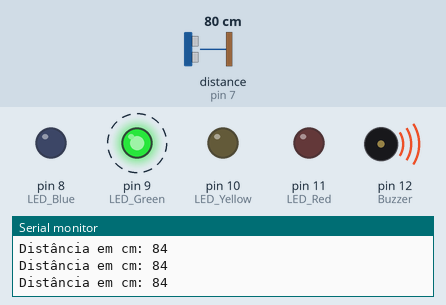
Recording of a sketch running on a simulated Arduino Uno, built with avr-gcc and run on an emulated ATmega328P. Parts: output pins drawn as LEDs (lit = HIGH), buzzer (waves = sounding, pin HIGH), the last lines printed to the serial monitor. Wiring (inferred from the names in the program): ultrasonic range finder: trigger pin 6; echo pin 7. Dashed ring = blinking. Inputs (shaded band) come from the test bench; at power-on: distance to the obstacle (sensor on pin 7) 80 cm. The echo pulse lasts 58.3 µs per cm; pins used as bus, display or sensor lines are not drawn.

Above: at 1.3 s.
1.4 s: distance to the obstacle (sensor on pin 7) set to 2 cm
At 1.58 s:
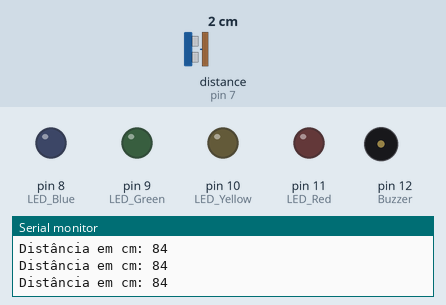
4.6 s: distance to the obstacle (sensor on pin 7) set to 7 cm
7.8 s: distance to the obstacle (sensor on pin 7) set to 10 cm
At 8.14 s:
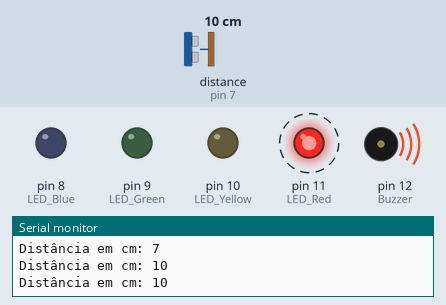
11.0 s: distance to the obstacle (sensor on pin 7) set to 27 cm
At 11.19 s:
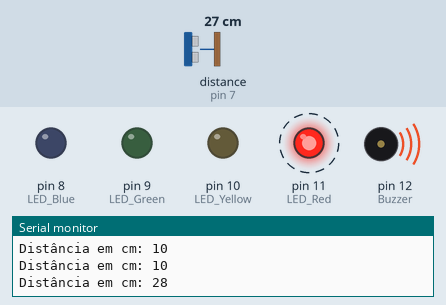
14.2 s: distance to the obstacle (sensor on pin 7) set to 32 cm
At 14.54 s:
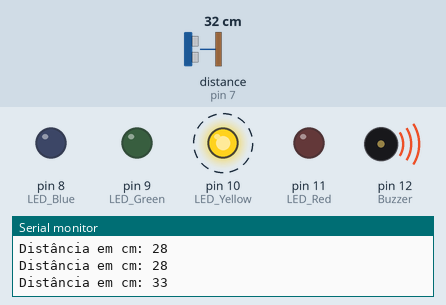
17.4 s: distance to the obstacle (sensor on pin 7) set to 4 cm
Timing chart, 0 to 21.6 s (numbered marks = the images above; inputs shaded):
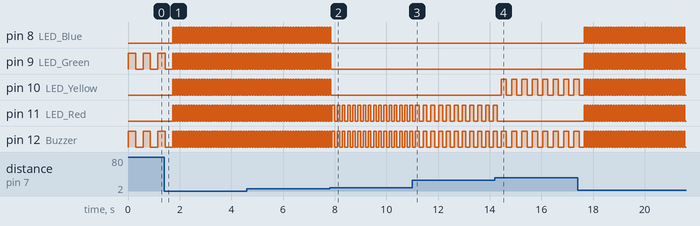

Measured:
- the behaviour switches between 8 and 9 cm on distance to the obstacle (sensor on pin 7) (found by bisection; images 1 and 2)
- the behaviour switches between 29 and 30 cm on distance to the obstacle (sensor on pin 7) (found by bisection; images 3 and 4)
- after the input at 1.4 s, pin 8 (LED_Blue), pin 10 (LED_Yellow), pin 11 (LED_Red): alternates HIGH for 0.05 s and LOW for 0.05 s, starting after 0.33 s
- after the input at 7.8 s, pin 8 (LED_Blue), pin 9 (LED_Green), pin 10 (LED_Yellow): goes on until 7.8 s, then stays LOW; pin 11 (LED_Red), pin 12 (Buzzer): alternates HIGH for 0.10 s and LOW for 0.10 s, starting after 0.19 s
- after the input at 11.0 s, pin 11 (LED_Red), pin 12 (Buzzer): alternates HIGH for 0.15 s and LOW for 0.15 s, starting after 0.27 s
- after the input at 14.2 s, pin 10 (LED_Yellow): alternates HIGH for 0.20 s and LOW for 0.20 s, starting after 0.24 s; pin 11 (LED_Red): goes on until 14.3 s, then stays LOW; pin 12 (Buzzer): alternates HIGH for 0.20 s and LOW for 0.20 s, starting after 0.44 s
- after the input at 17.4 s, pin 8 (LED_Blue), pin 9 (LED_Green), pin 11 (LED_Red): alternates HIGH for 0.05 s and LOW for 0.05 s, starting after 0.26 s
- by itself, pin 9 (LED_Green), pin 12 (Buzzer): alternates HIGH for 0.05 s and LOW for 0.05 s

The sketch:

sensorultrassonico.ino
```cpp
#include <Ultrasonic.h> //Importação da biblioteca do módulo HC-SR04.

//Define os pinos para o trigger e echo.
#define pino_trigger 6
#define pino_echo 7

//Lugar de cada LED e BUZZER nas portas do Arduino.
int distancia = 0;
int LED_Blue = 8;
int LED_Green = 9;
int LED_Yellow = 10;
int LED_Red = 11;
int Buzzer = 12;

Ultrasonic ultrasonic(pino_trigger, pino_echo); // Inicializa nos pinos Trigger e Echo definidos.

void setup()
{
  Serial.begin(9600); //Monitor para verificar a distância.
  //Função que configura a saída dos pinos(pinMode).
  pinMode(LED_Blue, OUTPUT);
  pinMode(LED_Green, OUTPUT);
  pinMode(LED_Yellow, OUTPUT);
  pinMode(LED_Red, OUTPUT);
  pinMode(Buzzer, OUTPUT);
}

void loop() //Função de laço de repetição usada para Arduino
{
  //Le as informações do sensor, em centimetros
  int distancia;
  long microsec = ultrasonic.timing();
  distancia = ultrasonic.convert(microsec, Ultrasonic::CM);
  Serial.print("Distância em cm: ");
  Serial.println(distancia);

  // 0 é quando o LED/Buzzer está desligado, e 1 para quando o LED/Buzzer está ligado.
    if ( distancia > 200 )
  {
  //Função liga/desliga (digitalWrite) própria do arduino.
  digitalWrite(LED_Blue, 0);
  digitalWrite(LED_Green, 0);
  digitalWrite(LED_Yellow, 0);
  digitalWrite(LED_Red, 0);
  digitalWrite(Buzzer, 0);
  }
  else if (distancia > 150)
  {
  digitalWrite(LED_Blue, 1);
  digitalWrite(LED_Green, 0);
  digitalWrite(LED_Yellow, 0);
  digitalWrite(LED_Red, 0);
  digitalWrite(Buzzer, 1);
  delay (500); //500 microsegundos que permanece desligado.
  digitalWrite(LED_Blue, 0);
  digitalWrite(LED_Green, 0);
  digitalWrite(LED_Yellow, 0);
  digitalWrite(LED_Red, 0);
  digitalWrite(Buzzer, 0);
  delay (500);
  }
  else if ( distancia > 120 )
  {
  digitalWrite(LED_Blue, 0);
  digitalWrite(LED_Green, 1);
  digitalWrite(LED_Yellow, 0);
  digitalWrite(LED_Red, 0);
  digitalWrite(Buzzer, 1);
  delay (350);
  digitalWrite(LED_Blue, 0);
  digitalWrite(LED_Green, 0);
  digitalWrite(LED_Yellow, 0);
  digitalWrite(LED_Red, 0);
  digitalWrite(Buzzer, 0);
  delay (350);
  }
  else if ( distancia > 80 )
  {
  digitalWrite(LED_Blue, 0);
  digitalWrite(LED_Green, 1);
  digitalWrite(LED_Yellow, 0);
  digitalWrite(LED_Red, 0);
  digitalWrite(Buzzer, 1);
  delay (285);
  digitalWrite(LED_Blue, 0);
  digitalWrite(LED_Green, 0);
  digitalWrite(LED_Yellow, 0);
  digitalWrite(LED_Red, 0);
  digitalWrite(Buzzer, 0);
  delay (285);
  }
  else if ( distancia > 50 )
  {
  digitalWrite(LED_Blue, 0);
  digitalWrite(LED_Green, 0);
  digitalWrite(LED_Yellow, 1);
  digitalWrite(LED_Red, 0);
  digitalWrite(Buzzer, 1);
  delay (240);
  digitalWrite(LED_Blue, 0);
  digitalWrite(LED_Green, 0);
  digitalWrite(LED_Yellow, 0);
  digitalWrite(LED_Red, 0);
  digitalWrite(Buzzer, 0);
  delay (240);
  }
  else if ( distancia > 30 )
  {
  digitalWrite(LED_Blue, 0);
  digitalWrite(LED_Green, 0);
  digitalWrite(LED_Yellow, 1);
  digitalWrite(LED_Red, 0);
  digitalWrite(Buzzer, 1);
  delay (200);
  digitalWrite(LED_Blue, 0);
  digitalWrite(LED_Green, 0);
  digitalWrite(LED_Yellow, 0);
  digitalWrite(LED_Red, 0);
  digitalWrite(Buzzer, 0);
  delay (200);
  }
  else if ( distancia > 15 )
  {
  digitalWrite(LED_Blue, 0);
  digitalWrite(LED_Green, 0);
  digitalWrite(LED_Yellow, 0);
  digitalWrite(LED_Red, 1);
  digitalWrite(Buzzer, 1);
  delay (150);
  digitalWrite(LED_Blue, 0);
  digitalWrite(LED_Green, 0);
  digitalWrite(LED_Yellow, 0);
  digitalWrite(LED_Red, 0);
  digitalWrite(Buzzer, 0);
  delay (150);
  }
  else if (distancia > 8 )
  {
  digitalWrite(LED_Blue, 0);
  digitalWrite(LED_Green, 0);
  digitalWrite(LED_Yellow, 0);
  digitalWrite(LED_Red, 1);
  digitalWrite(Buzzer, 1);
  delay (100);
  digitalWrite(LED_Blue, 0);
  digitalWrite(LED_Green, 0);
  digitalWrite(LED_Yellow, 0);
  digitalWrite(LED_Red, 0);
  digitalWrite(Buzzer, 0);
  delay (100);
  }
  else if ( distancia <= 8 )
  {
  digitalWrite(LED_Blue, 1);
  digitalWrite(LED_Green, 1);
  digitalWrite(LED_Yellow, 1);
  digitalWrite(LED_Red, 1);
  digitalWrite(Buzzer, 1);
  delay (50);
  digitalWrite(LED_Blue, 0);
  digitalWrite(LED_Green, 0);
  digitalWrite(LED_Yellow, 0);
  digitalWrite(LED_Red, 0);
  digitalWrite(Buzzer, 0);
  delay (50);
  }
}
```

Ultrasonic.h
```cpp
/*
 * Ultrasonic.h - Library for HC-SR04 Ultrasonic Sensing Module.
 *
 * With ideas from:
 *   Created by ITead studio. Alex, Apr 20, 2010.
 *   iteadstudio.com
 *
 * SVN Keywords
 * ----------------------------------
 * $Author: cnobile $
 * $Date: 2011-12-07 21:49:14 -0500 (Wed, 07 Dec 2011) $
 * $Revision: 38 $
 * ----------------------------------
 *
 * Thank you to Rowan Simms for pointing out the change in header name with
 * Arduino version 1.0 and up.
 *
 */

#ifndef ULTRASONIC_H
#define ULTRASONIC_H

#include <stddef.h>

#if defined(ARDUINO) && ARDUINO >= 100
  #include <Arduino.h>
#else
  #include <WProgram.h>
#endif

// Undefine COMPILE_STD_DEV if you don't want Standard Deviation.
#define COMPILE_STD_DEV


typedef struct bufferCtl
    {
    float *pBegin;
    float *pIndex;
    size_t length;
    bool filled;
    } BufCtl;

class Ultrasonic
    {
    public:
    Ultrasonic(int tp, int ep);
    long timing();
    float convert(long microsec, int metric);
    void setDivisor(float value, int metric);
    static const int IN = 0;
    static const int CM = 1;

#ifdef COMPILE_STD_DEV
    bool sampleCreate(size_t size, ...);
    void sampleClear();
    float unbiasedStdDev(float value, size_t bufNum);
#endif // COMPILE_STD_DEV

    private:
    int _trigPin;
    int _echoPin;
    float _cmDivisor;
    float _inDivisor;

#ifdef COMPILE_STD_DEV
    size_t _numBufs;
    BufCtl *_pBuffers;
    void _sampleUpdate(BufCtl *buf, float msec);
    void _freeBuffers();
#endif // COMPILE_STD_DEV
    };

#endif // ULTRASONIC_H
```

arduino.cpp
```cpp
#include <Ultrasonic.h> //Importação da biblioteca do módulo HC-SR04.

//Define os pinos para o trigger e echo.
#define pino_trigger 6
#define pino_echo 7

//Lugar de cada LED e BUZZER nas portas do Arduino.
int distancia = 0;
int LED_Blue = 8;
int LED_Green = 9;
int LED_Yellow = 10;
int LED_Red = 11;
int Buzzer = 12;

Ultrasonic ultrasonic(pino_trigger, pino_echo); // Inicializa nos pinos Trigger e Echo definidos.

void setup()
{
  Serial.begin(9600); //Monitor para verificar a distância.
  //Função que configura a saída dos pinos(pinMode).
  pinMode(LED_Blue, OUTPUT);
  pinMode(LED_Green, OUTPUT);
  pinMode(LED_Yellow, OUTPUT);
  pinMode(LED_Red, OUTPUT);
  pinMode(Buzzer, OUTPUT);
}

void loop() //Função de laço de repetição usada para Arduino
{
  //Le as informações do sensor, em centimetros
  int distancia;
  long microsec = ultrasonic.timing();
  distancia = ultrasonic.convert(microsec, Ultrasonic::CM);
  Serial.print("Distância em cm: ");
  Serial.println(distancia);

  // 0 é quando o LED/Buzzer está desligado, e 1 para quando o LED/Buzzer está ligado.
    if ( distancia > 200 )
  {
  //Função liga/desliga (digitalWrite) própria do arduino.
  digitalWrite(LED_Blue, 0);
  digitalWrite(LED_Green, 0);
  digitalWrite(LED_Yellow, 0);
  digitalWrite(LED_Red, 0);
  digitalWrite(Buzzer, 0);
  }
  else if (distancia > 150)
  {
  digitalWrite(LED_Blue, 1);
  digitalWrite(LED_Green, 0);
  digitalWrite(LED_Yellow, 0);
  digitalWrite(LED_Red, 0);
  digitalWrite(Buzzer, 1);
  delay (500); //500 microsegundos que permanece desligado.
  digitalWrite(LED_Blue, 0);
  digitalWrite(LED_Green, 0);
  digitalWrite(LED_Yellow, 0);
  digitalWrite(LED_Red, 0);
  digitalWrite(Buzzer, 0);
  delay (500);
  }
  else if ( distancia > 120 )
  {
  digitalWrite(LED_Blue, 0);
  digitalWrite(LED_Green, 1);
  digitalWrite(LED_Yellow, 0);
  digitalWrite(LED_Red, 0);
  digitalWrite(Buzzer, 1);
  delay (350);
  digitalWrite(LED_Blue, 0);
  digitalWrite(LED_Green, 0);
  digitalWrite(LED_Yellow, 0);
  digitalWrite(LED_Red, 0);
  digitalWrite(Buzzer, 0);
  delay (350);
  }
  else if ( distancia > 80 )
  {
  digitalWrite(LED_Blue, 0);
  digitalWrite(LED_Green, 1);
  digitalWrite(LED_Yellow, 0);
  digitalWrite(LED_Red, 0);
  digitalWrite(Buzzer, 1);
  delay (285);
  digitalWrite(LED_Blue, 0);
  digitalWrite(LED_Green, 0);
  digitalWrite(LED_Yellow, 0);
  digitalWrite(LED_Red, 0);
  digitalWrite(Buzzer, 0);
  delay (285);
  }
  else if ( distancia > 50 )
  {
  digitalWrite(LED_Blue, 0);
  digitalWrite(LED_Green, 0);
  digitalWrite(LED_Yellow, 1);
  digitalWrite(LED_Red, 0);
  digitalWrite(Buzzer, 1);
  delay (240);
  digitalWrite(LED_Blue, 0);
  digitalWrite(LED_Green, 0);
  digitalWrite(LED_Yellow, 0);
  digitalWrite(LED_Red, 0);
  digitalWrite(Buzzer, 0);
  delay (240);
  }
  else if ( distancia > 30 )
  {
  digitalWrite(LED_Blue, 0);
  digitalWrite(LED_Green, 0);
  digitalWrite(LED_Yellow, 1);
  digitalWrite(LED_Red, 0);
  digitalWrite(Buzzer, 1);
  delay (200);
  digitalWrite(LED_Blue, 0);
  digitalWrite(LED_Green, 0);
  digitalWrite(LED_Yellow, 0);
  digitalWrite(LED_Red, 0);
  digitalWrite(Buzzer, 0);
  delay (200);
  }
  else if ( distancia > 15 )
  {
  digitalWrite(LED_Blue, 0);
  digitalWrite(LED_Green, 0);
  digitalWrite(LED_Yellow, 0);
  digitalWrite(LED_Red, 1);
  digitalWrite(Buzzer, 1);
  delay (150);
  digitalWrite(LED_Blue, 0);
  digitalWrite(LED_Green, 0);
  digitalWrite(LED_Yellow, 0);
  digitalWrite(LED_Red, 0);
  digitalWrite(Buzzer, 0);
  delay (150);
  }
  else if (distancia > 8 )
  {
  digitalWrite(LED_Blue, 0);
  digitalWrite(LED_Green, 0);
  digitalWrite(LED_Yellow, 0);
  digitalWrite(LED_Red, 1);
  digitalWrite(Buzzer, 1);
  delay (100);
  digitalWrite(LED_Blue, 0);
  digitalWrite(LED_Green, 0);
  digitalWrite(LED_Yellow, 0);
  digitalWrite(LED_Red, 0);
  digitalWrite(Buzzer, 0);
  delay (100);
  }
  else if ( distancia <= 8 )
  {
  digitalWrite(LED_Blue, 1);
  digitalWrite(LED_Green, 1);
  digitalWrite(LED_Yellow, 1);
  digitalWrite(LED_Red, 1);
  digitalWrite(Buzzer, 1);
  delay (50);
  digitalWrite(LED_Blue, 0);
  digitalWrite(LED_Green, 0);
  digitalWrite(LED_Yellow, 0);
  digitalWrite(LED_Red, 0);
  digitalWrite(Buzzer, 0);
  delay (50);
  }
}
```

carro.cpp
```cpp
// Define os pinos de utilização do Driver L298.
const int motorA1  = 10;    // Pin  5 of L293.
const int motorA2  = 11;    // Pin  6 of L293.
const int motorB1  = 5;   // Pin 10 of L293.
const int motorB2  = 6;   // Pin 9 of L293.
const int buzzer = 12 ;   // Define o Pino 13 como pino do Buzzer.
const int BTState = 2;    // Define o Pino 2 como o pino de comunicação do Bluetooth.
// Variáveis Úteis
int i = 0;
int j = 0;
int state_rec;
int vSpeed = 200;   // Define velocidade padrão 0 < x < 255.
char state;

void setup() {
  // Inicializa as portas como entrada e saída.
  pinMode(motorA1, OUTPUT);
  pinMode(motorA2, OUTPUT);
  pinMode(motorB1, OUTPUT);
  pinMode(motorB2, OUTPUT);
  pinMode(buzzer, OUTPUT);
  pinMode(BTState, INPUT);

  // Inicializa a comunicação serial em 9600 bits.
  Serial.begin(9600);
}

void loop() {
  // Para o carro quando a conexão com Bluetooth é perdida ou desconectada.
  if (digitalRead(BTState) == LOW) {
    state_rec = 'S';
  }
  // Salva os valores da variável 'state'
  if (Serial.available() > 0) {
    state_rec = Serial.read();
    state = state_rec;
    //   Serial.println(vSpeed);
  }
  // Altera a velocidade de acordo com valores especificados.
  if (state == '0') {
    vSpeed = 0;
  }
  else if (state == '4') {
    vSpeed = 100;
  }
  else if (state == '6') {
    vSpeed = 155;
  }
  else if (state == '7') {
    vSpeed = 180;
  }
  else if (state == '8') {
    vSpeed = 200;
  }
  else if (state == '9') {
    vSpeed = 230;
  }
  else if (state == 'q') {
    vSpeed = 255;
  }
  if (state != 'S') {
    Serial.print(state);
  }
  // Se o estado recebido for igual a 'F', o carro se movimenta para frente.
  if (state == 'F') {
    analogWrite(motorB1, 0);
    analogWrite(motorA1, 0);
    analogWrite(motorA2, vSpeed);
    analogWrite(motorB2, vSpeed);
  }
  else if (state == 'I') {  // Se o estado recebido for igual a 'I', o carro se movimenta para Frente Esquerda.
    analogWrite(motorA1, vSpeed);
    analogWrite(motorA2, 0);
    analogWrite(motorB1, 100);
    analogWrite(motorB2, 0);
  }
  else if (state == 'G') {   // Se o estado recebido for igual a 'G', o carro se movimenta para Frente Direita.
    analogWrite(motorA1, 100);
    analogWrite(motorA2, 0);
    analogWrite(motorB1, vSpeed);
    analogWrite(motorB2, 0);
  }
  else if (state == 'B') { // Se o estado recebido for igual a 'B', o carro se movimenta para trás.
    analogWrite(motorA1, vSpeed);
    analogWrite(motorB1, vSpeed);
    analogWrite(motorB2, 0);
    analogWrite(motorA2, 0);
  }
  else if (state == 'H') {  // Se o estado recebido for igual a 'H', o carro se movimenta para Trás Esquerda.
    analogWrite(motorA1, 0);
    analogWrite(motorA2, vSpeed);
    analogWrite(motorB1, 0);
    analogWrite(motorB2, 100);
  }
  else if (state == 'J') {  // Se o estado recebido for igual a 'J', o carro se movimenta para Trás Direita.
    analogWrite(motorA1, 0);
    analogWrite(motorA2, 100);
    analogWrite(motorB1, 0);
    analogWrite(motorB2, vSpeed);
  }
  else if (state == 'L') {   // Se o estado recebido for igual a 'L', o carro se movimenta para esquerda.
    analogWrite(motorA1, 0);
    analogWrite(motorA2, vSpeed);
    analogWrite(motorB1, vSpeed);
    analogWrite(motorB2, 0);
  }
  else if (state == 'R') {   // Se o estado recebido for igual a 'R', o carro se movimenta para direita.
    analogWrite(motorA1, vSpeed);
    analogWrite(motorA2, 0);
    analogWrite(motorB1, 0);
    analogWrite(motorB2, vSpeed);
  }
  else if (state == 'S') {   // Se o estado recebido for igual a 'S', o carro permanece parado.
    analogWrite(motorA1, 0);
    analogWrite(motorA2, 0);
    analogWrite(motorB1, 0);
    analogWrite(motorB2, 0);
  }
  else if (state == 'V') { // Se o estado recebido for iguala 'V', aciona a buzina.
    if (j == 0) {
      tone(buzzer, 1000);
      j = 1;
    }
    else if (j == 1) {
      noTone(buzzer);
      j = 0;
    }
    state = 'n';
  }
}
```
